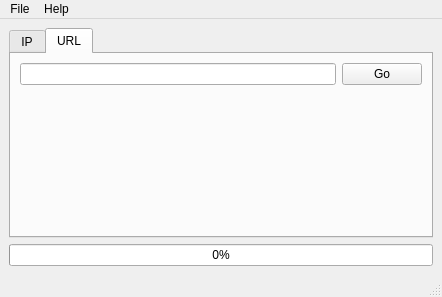
<?xml version="1.0" encoding="UTF-8"?>
<ui version="4.0">
 <class>MainWindow</class>
 <widget class="QMainWindow" name="MainWindow">
  <property name="geometry">
   <rect>
    <x>0</x>
    <y>0</y>
    <width>442</width>
    <height>297</height>
   </rect>
  </property>
  <property name="windowTitle">
   <string>SOC Helper</string>
  </property>
  <widget class="QWidget" name="centralwidget">
   <layout class="QVBoxLayout" name="verticalLayout_2">
    <item>
     <layout class="QVBoxLayout" name="verticalLayout">
      <item>
       <widget class="QTabWidget" name="tabWidget">
        <property name="currentIndex">
         <number>1</number>
        </property>
        <widget class="QWidget" name="ip_tab">
         <attribute name="title">
          <string>IP</string>
         </attribute>
         <layout class="QVBoxLayout" name="verticalLayout_4">
          <item>
           <layout class="QVBoxLayout" name="ip_layout">
            <property name="sizeConstraint">
             <enum>QLayout::SetDefaultConstraint</enum>
            </property>
            <item>
             <layout class="QVBoxLayout" name="ip_search_v">
              <item>
               <layout class="QHBoxLayout" name="ip_search_h">
                <item>
                 <widget class="QLineEdit" name="ip_search_input"/>
                </item>
                <item>
                 <widget class="QPushButton" name="ip_search_button">
                  <property name="text">
                   <string>Go</string>
                  </property>
                 </widget>
                </item>
               </layout>
              </item>
             </layout>
            </item>
            <item>
             <layout class="QGridLayout" name="ip_providers" rowstretch="20"/>
            </item>
           </layout>
          </item>
         </layout>
        </widget>
        <widget class="QWidget" name="url_tab">
         <attribute name="title">
          <string>URL</string>
         </attribute>
         <layout class="QVBoxLayout" name="verticalLayout_8">
          <item>
           <layout class="QVBoxLayout" name="url_layout">
            <property name="sizeConstraint">
             <enum>QLayout::SetDefaultConstraint</enum>
            </property>
            <item>
             <layout class="QVBoxLayout" name="url_search_v">
              <item>
               <layout class="QHBoxLayout" name="url_search_h">
                <item>
                 <widget class="QLineEdit" name="url_search_input"/>
                </item>
                <item>
                 <widget class="QPushButton" name="url_search_button">
                  <property name="text">
                   <string>Go</string>
                  </property>
                 </widget>
                </item>
               </layout>
              </item>
             </layout>
            </item>
            <item>
             <layout class="QGridLayout" name="url_providers" rowstretch="20"/>
            </item>
           </layout>
          </item>
         </layout>
        </widget>
       </widget>
      </item>
     </layout>
    </item>
    <item>
     <widget class="QProgressBar" name="progressBar">
      <property name="value">
       <number>0</number>
      </property>
      <property name="textDirection">
       <enum>QProgressBar::TopToBottom</enum>
      </property>
     </widget>
    </item>
   </layout>
  </widget>
  <widget class="QMenuBar" name="menubar">
   <property name="geometry">
    <rect>
     <x>0</x>
     <y>0</y>
     <width>442</width>
     <height>21</height>
    </rect>
   </property>
   <widget class="QMenu" name="menuFile">
    <property name="title">
     <string>File</string>
    </property>
    <addaction name="actionPreferences"/>
    <addaction name="separator"/>
    <addaction name="actionQuit"/>
   </widget>
   <widget class="QMenu" name="menuHelp">
    <property name="title">
     <string>Help</string>
    </property>
    <addaction name="actionAbout_SOC_Helper"/>
   </widget>
   <addaction name="menuFile"/>
   <addaction name="menuHelp"/>
  </widget>
  <widget class="QStatusBar" name="statusbar"/>
  <action name="actionPreferences">
   <property name="text">
    <string>Preferences</string>
   </property>
   <property name="shortcut">
    <string>Ctrl+,</string>
   </property>
  </action>
  <action name="actionQuit">
   <property name="text">
    <string>Quit</string>
   </property>
   <property name="shortcut">
    <string>Ctrl+Q</string>
   </property>
  </action>
  <action name="actionAbout_SOC_Helper">
   <property name="text">
    <string>About SOC Helper</string>
   </property>
  </action>
 </widget>
 <resources/>
 <connections/>
</ui>
